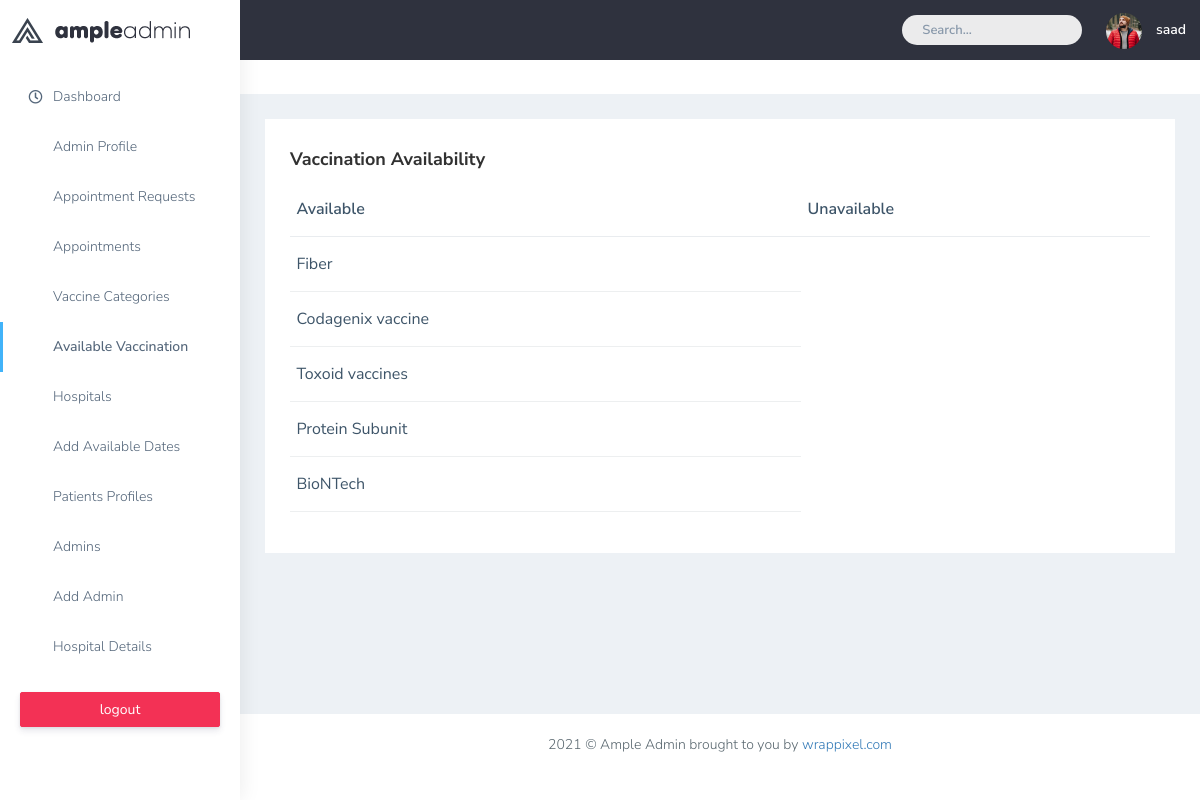
The app's page /Eproject/Admin/availablevac.php (signed in) with its own data.
### tables this page shows
CREATE TABLE `category` (
  `cid` int(11) NOT NULL,
  `cname` varchar(50) NOT NULL
);

### Eproject/Admin/availablevac.php (the view, shortened to what this page needs)
<?php
     include 'aside.php';
?>
<?php
include 'connect.php';
?>
        <div class="page-wrapper">
            <div class="page-breadcrumb bg-white">
                <div class="row align-items-center">
                    <div class="col-lg-9 col-sm-8 col-md-8 col-xs-12">
                        <div class="d-md-flex">
                        </div>
                    </div>
                </div>
            </div>
            <div class="container-fluid">
                <div class="row">
                    <div class="col-sm-12">
                        <div class="white-box">
                            <h3 class="box-title">Vaccination Availability</h3>
                            <div class="table-responsive">
                            <?php
                            $sql = "SELECT * from category ";
                            $res = mysqli_query($con,$sql);
                            if(mysqli_num_rows($res)> 0)
                            {
                            ?>
                                <table class="table text-nowrap">
                                    <thead>
                                        <tr>
                                            <th class="border-top-0">Available</th>
                                            <th class="border-top-0">Unavailable</th>
                                        </tr>
                                    </thead>
                                    <tbody>
                                        <?php
                                            while($row = mysqli_fetch_array($res))
                                            {
                                        ?>
                                            <tr>
                                                <td><?php echo $row['cname']?></td>
                                            </tr>
                                            <?php
                                            }
                                            ?>
                                    </tbody>
                                </table>
                                <?php
                                }
                                else
                                {
                                    echo "<h5> No New Account Request </h5>";
                                }
                                ?>
                            </div>
                        </div>
                    </div>
                </div>
            </div>
            <?php
            include 'footer.php'
            ?>
</body>
</html>

### Eproject/Admin/aside.php (shortened to what this page needs)
<?php
include 'connect.php';
$curent_admin_email = $_SESSION['admin_email'];
$curent_admin_res = mysqli_query($con,"SELECT * from admin where email='$curent_admin_email '");
$curent_admin_data = mysqli_fetch_assoc($curent_admin_res);
?>
<!DOCTYPE html>
<html dir="ltr" lang="en">
<head>
    <link href="plugins/bower_components/chartist/dist/chartist.min.css" rel="stylesheet">
    <link rel="stylesheet" href="plugins/bower_components/chartist-plugin-tooltips/dist/chartist-plugin-tooltip.css">
    <link href="css/style.min.css" rel="stylesheet">
</head>
<body>
    <div id="main-wrapper" data-layout="vertical" data-navbarbg="skin5" data-sidebartype="full"
        data-sidebar-position="absolute" data-header-position="absolute" data-boxed-layout="full">
        <header class="topbar " data-navbarbg="skin5">
            <nav class="navbar top-navbar navbar-expand-md navbar-dark ">
                <div class="navbar-header" data-logobg="skin6">
                    <a class="navbar-brand" href="index.php">
                        <b class="logo-icon">
                            <img src="plugins/images/logo-icon.png" alt="homepage" />
                        </b>
                        <span class="logo-text">
                            <img src="plugins/images/logo-text.png" alt="homepage" />
                        </span>
                    </a>
                </div>
                <div class="navbar-collapse collapse" id="navbarSupportedContent" data-navbarbg="skin5">
                    <ul class="navbar-nav ms-auto d-flex align-items-center">
                        <li class=" in">
                            <form role="search" class="app-search d-none d-md-block me-3">
                                <input type="text" placeholder="Search..." class="form-control mt-0">
                                <a href="" class="active">
                                    <i class="fa fa-search"></i>
                                </a>
                            </form>
                        </li>
                        <li>
                            <a class="profile-pic" href="#">
                                <img src="uploads/admin_profile/<?php echo $curent_admin_data['profile']?>" alt="<?php echo $curent_admin_data['profile']?>" width="36"class="img-circle">
                                    <span class="text-white font-medium">
                                    <?php
                                    echo $_SESSION ['admin_name']
                                    ?>
                                    </span></a>
                        </li>
                    </ul>
                </div>
            </nav>
        </header>
        <aside class="left-sidebar" data-sidebarbg="skin6">
            <div class="scroll-sidebar" >
                <nav class="sidebar-nav ">
                    <ul id="sidebarnav">
                        <li class="sidebar-item pt-2">
                            <a class="sidebar-link waves-effect waves-dark sidebar-link" href="index.php"
                                aria-expanded="false">
                                <i class="far fa-clock" aria-hidden="true"></i>
                                <span class="hide-menu">Dashboard</span>
                            </a>
                        </li>
                        <li class="sidebar-item">
                            <a class="sidebar-link waves-effect waves-dark sidebar-link" href="profile.php"
                                aria-expanded="false">
                                <i class="fa fa-user" aria-hidden="true"></i>
                                <span class="hide-menu">Admin Profile</span>
                            </a>
                        </li>
                        <li class="sidebar-item">
                            <a class="sidebar-link waves-effect waves-dark sidebar-link" href="appointment.php"
                                aria-expanded="false">
                                <i class="fa fa-user" aria-hidden="true"></i>
                                <span class="hide-menu">Appointment Requests</span>
                            </a>
                        </li>
                        <li class="sidebar-item">
                            <a class="sidebar-link waves-effect waves-dark sidebar-link" href="bokkedappointment.php"
                                aria-expanded="false">
                                <i class="fa fa-user" aria-hidden="true"></i>
                                <span class="hide-menu">Appointments</span>
                            </a>
                        </li>
                        <li class="sidebar-item" >
                            <a class="sidebar-link waves-effect waves-dark sidebar-link" href="categories.php"
                                aria-expanded="false">
                                <i class="fa fa-table" aria-hidden="true"></i>
                                <span class="hide-menu">Vaccine Categories</span>
                            </a>
                        </li>
                        <li class="sidebar-item" >
                            <a class="sidebar-link waves-effect waves-dark sidebar-link" href="availablevac.php"
                                aria-expanded="false">
                                <i class="fa fa-table" aria-hidden="true"></i>
                                <span class="hide-menu">Available Vaccination</span>
                            </a>
                        </li>
                        <li class="sidebar-item" >
                            <a class="sidebar-link waves-effect waves-dark sidebar-link" href="hospitals.php"
                                aria-expanded="false">
                                <i class="fa fa-table" aria-hidden="true"></i>
                                <span class="hide-menu">Hospitals</span>
                            </a>
                        </li>
                        <li class="sidebar-item" >
                            <a class="sidebar-link waves-effect waves-dark sidebar-link" href="adddates.php"
                                aria-expanded="false">
                                <i class="fa fa-table" aria-hidden="true"></i>
                                <span class="hide-menu">Add Available Dates</span>
                            </a>
                        </li>
                        <li class="sidebar-item" >
                            <a class="sidebar-link waves-effect waves-dark sidebar-link" href="patientsprofile.php"
                                aria-expanded="false">
                                <i class="fa fa-font" aria-hidden="true"></i>
                                <span class="hide-menu">Patients Profiles</span>
                            </a>
                        </li>
                        <li class="sidebar-item" >
                            <a class="sidebar-link waves-effect waves-dark sidebar-link" href="admins.php"
                                aria-expanded="false">
                                <i class="fa fa-columns" aria-hidden="true"></i>
                                <span class="hide-menu">Admins</span>
                            </a>
                        </li>
                        <li class="sidebar-item" >
                            <a class="sidebar-link waves-effect waves-dark sidebar-link" href="addadmin.php"
                                aria-expanded="false">
                                <i class="fa fa-columns" aria-hidden="true"></i>
                                <span class="hide-menu">Add Admin</span>
                            </a>
                        </li>
                        <li class="sidebar-item" >
                            <a class="sidebar-link waves-effect waves-dark sidebar-link" href="hospitaldetails.php"
                                aria-expanded="false">
                                <i class="fa fa-info-circle" aria-hidden="true"></i>
                                <span class="hide-menu">Hospital Details</span>
                            </a>
                        </li>
                        <li class="text-center p-20 upgrade-btn">
                            <a href="./logout.php"
                                class="btn d-grid btn-danger text-white">
                                logout</a>
                        </li>
                    </ul>
                </nav>
            </div>
        </aside>

### records on screen
category: cname "Fiber"
category: cname "Codagenix vaccine"
category: cname "Toxoid vaccines"
category: cname "Protein Subunit"
category: cname "BioNTech"

### other values on screen
$_SESSION ['admin_name'] "saad"
